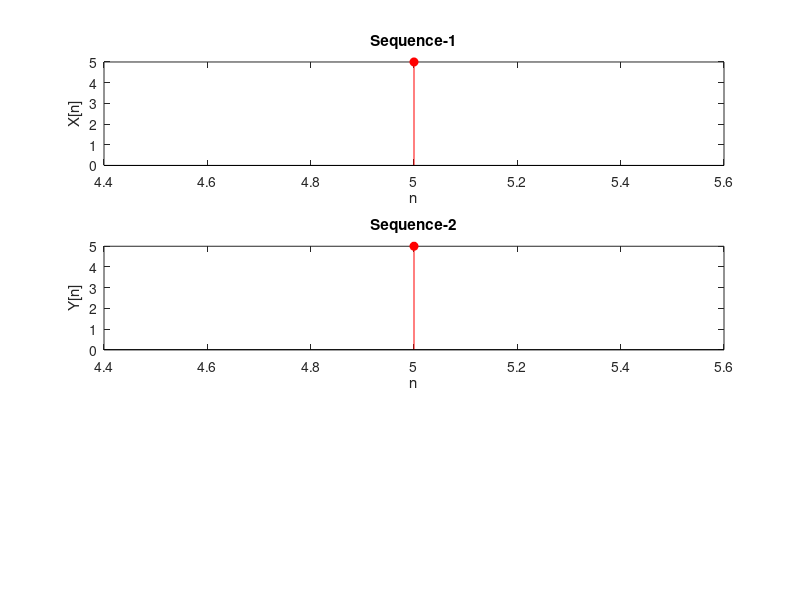

The MATLAB source for this figure: (Note: this script raises an error after producing the figure.)
clc;
close all;

fprintf('Cross Correlation of two sequences \n')
x1 = input('Enter the input sequence-1: ');
spx1 = input('Enter the starting point of the sequence: ');

x2 = input('Enter the input sequence-2: ');
spx2 = input('Enter the starting point of the sequence: ');

len1 = length(x1);
len2 = length(x2);

subplot(3,1,1);
stem(spx1:spx1+len1-1,x1,'fill','r');
title('Sequence-1');
xlabel("n");
ylabel("X[n]");

subplot(3,1,2);
stem(spx2:spx2+len2-1,x2,'fill','r');
title('Sequence-2');
xlabel("n");
ylabel("Y[n]");

[autocorr,lags] = xcorr(x1,x2);
lags;
autocorr;

subplot(3,1,3);
stem(lags,autocorr,'fill','b');
title('Cross Correlation of the Sequence');
xlabel("n");
ylabel("Z[n]");